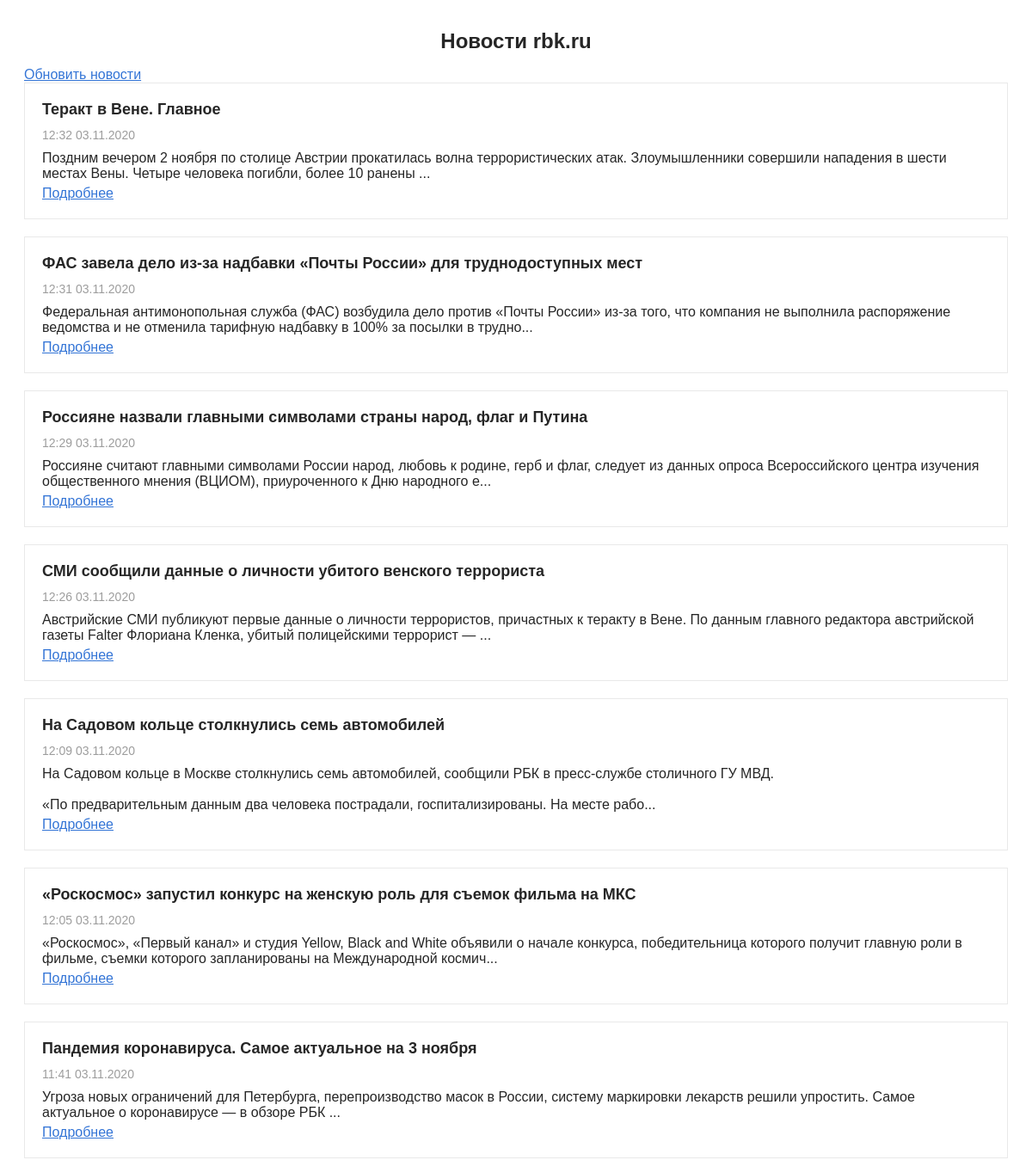
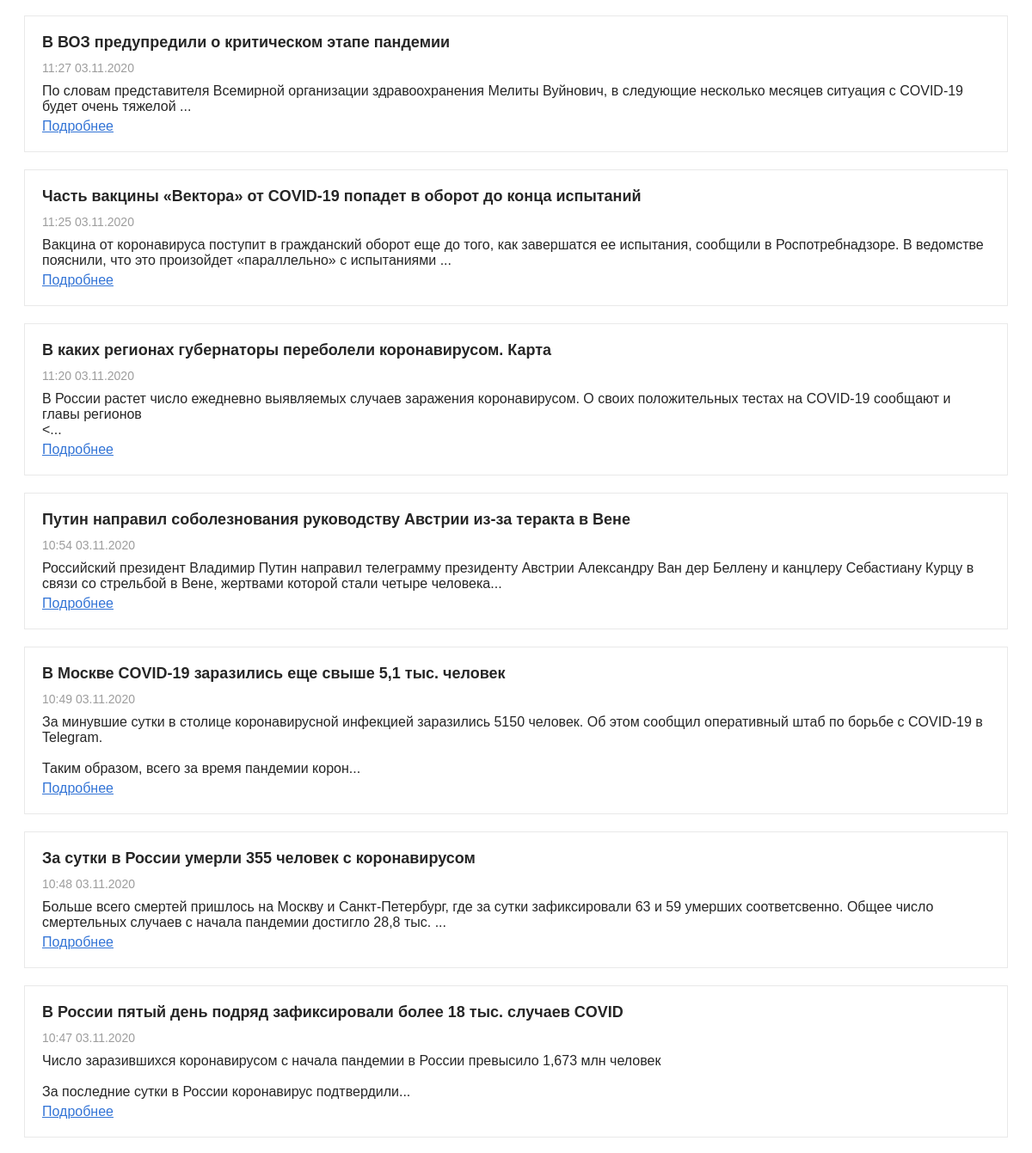
The page / on the database its author committed (2 pictures, top to bottom).
### tables this page shows
CREATE TABLE `posts` (
  `id` varchar(255) NOT NULL,
  `base_link` text NOT NULL,
  `text` text NOT NULL,
  `image` text,
  `title` varchar(255) NOT NULL,
  `date` varchar(255) DEFAULT NULL,
  PRIMARY KEY (`id`),
  UNIQUE KEY `id_UNIQUE` (`id`)
);

### NewsController.php (called while the page is built, shortened)
<?php
class NewsController
{
    public static function getNews()
    {
        $news = self::getNewsFromDB();
        foreach ($news as $key => $oneNews) {
            $news[$key]['preview_text'] = (mb_strlen($oneNews['text'], 'utf-8') <= 200)
                ? $oneNews['text']
                : mb_strimwidth($oneNews['text'], 0, 200, "...");
        }
        uasort($news, function ($post1, $post2) {
            return $post2['date'] <=> $post1['date'];
        });
        return $news;
    }
    private static function getNewsFromDB($arParams = array())
    {
        $sql = "SELECT * FROM posts";
        $result = DBController::Query($sql);
        $returnNews = [];
        while ($news = $result->fetch_assoc()) {
            $returnNews[$news['id']] = $news;
        }
        return $returnNews;
    }
}

### DBController.php (called while the page is built, shortened)
<?php
class DBController
{
    private static $connection = null;
    private static function connectToDB()
    {
        self::$connection = new mysqli(self::HOST, self::USER, self::PASSWORD, self::DB_NAME);
    }
    public static function Query($sql)
    {
        if (!$result = self::$connection->query($sql)) {
            return false;
        }
        return $result;
    }
    public static function closeConnection()
    {
        if (!is_null(self::$connection)) {
            self::$connection = null;
        }
    }
}

### index.php (the view, shortened to what this page needs)
<?php
include_once $_SERVER['DOCUMENT_ROOT'] . "/includes/header.php";
$allNews = NewsController::getNews();
?>
<div class="news">
    <h1 class="news__header">Новости rbk.ru</h1>
    <a href="javascript:void(0)" class="news__update">Обновить новости</a>
    <?php if (empty($allNews)): ?>
        <p class="news__empty">К сожалению, новостей нет</p>
    <?php else: ?>
        <?php foreach ($allNews as $key => $news): ?>
            <div class="news__block">
                <h2 class="news__title"><?= $news['title'] ?></h2>
                <span class="news__date"><?= $news['date'] ?></span>
                <div class="news__text"><?= $news['preview_text'] ?></div>
                <a href="/news/<?= $key ?>/" class="news__more">Подробнее</a>
            </div>
        <?php endforeach;?>
    <?php endif; ?>
</div>
<?php
include_once $_SERVER['DOCUMENT_ROOT'] . "/includes/footer.php";

### includes/header.php (shortened to what this page needs)
<?php
require_once $_SERVER['DOCUMENT_ROOT'] . "/DBController.php";
require_once $_SERVER['DOCUMENT_ROOT'] . "/NewsController.php";
?>
<!doctype html>
<html lang="ru">
<head>
    <link rel="stylesheet" href="/static/css/style.css">
</head>
<body>

### includes/footer.php (shortened to what this page needs)
</body>
</html>

### static/css/style.css (style rules this page uses)
* { font-family: sans-serif; font-size: 16px; font-weight: normal; font-style: normal; color: #262626; }
a { color: #0052CC; opacity: .8; }
.news, .news_one { padding: 10px 20px; }
.news__header, .news_one__title { text-align: center; font-weight: bold; font-size: 24px; }
.news__block { margin-bottom: 20px; border: 1px solid #e9e9e9; padding: 20px; }
.news__block:last-of-type { margin-bottom: 0; }
.news__title { font-size: 18px; font-weight: bold; margin-top: 0; margin-bottom: 10px; }
.news__date { font-size: 14px; color: #9d9d9d; display: inline-block; margin-bottom: 10px; }
.news__text { margin-bottom: 5px; }

### rows shown on the page
posts: title "Теракт в Вене. Главное", date "12:32 03.11.2020", preview_text "Поздним вечером 2 ноября по столице Австрии прокатилась волна террористических атак. Злоумышленники совершили нападения в шести местах Вены. Четыре человека погибли, более 10 ранены ..."
posts: title "ФАС завела дело из-за надбавки «Почты России» для труднодоступных мест", date "12:31 03.11.2020", preview_text "Федеральная антимонопольная служба (ФАС) возбудила дело против «Почты России» из-за того, что компания не выполнила распоряжение ведомства и не отменила тарифную надбавку в 100% за посылки в трудно..."
posts: title "Россияне назвали главными символами страны народ, флаг и Путина", date "12:29 03.11.2020", preview_text "Россияне считают главными символами России народ, любовь к родине, герб и флаг, следует из данных опроса Всероссийского центра изучения общественного мнения (ВЦИОМ), приуроченного к Дню народного е..."
posts: title "СМИ сообщили данные о личности убитого венского террориста", date "12:26 03.11.2020", preview_text "Австрийские СМИ публикуют первые данные о личности террористов, причастных к теракту в Вене. По данным главного редактора австрийской газеты Falter Флориана Кленка, убитый полицейскими террорист — ..."
posts: title "На Садовом кольце столкнулись семь автомобилей", date "12:09 03.11.2020", preview_text "На Садовом кольце в Москве столкнулись семь автомобилей, сообщили РБК в пресс-службе столичного ГУ МВД. «По предварительным данным два человека пострадали, госпитализированы. На месте рабо..."
posts: title "«Роскосмос» запустил конкурс на женскую роль для съемок фильма на МКС", date "12:05 03.11.2020", preview_text "«Роскосмос», «Первый канал» и студия Yellow, Black and White объявили о начале конкурса, победительница которого получит главную роли в фильме, съемки которого запланированы на Международной космич..."
posts: title "Пандемия коронавируса. Самое актуальное на 3 ноября", date "11:41 03.11.2020", preview_text "Угроза новых ограничений для Петербурга, перепроизводство масок в России, систему маркировки лекарств решили упростить. Самое актуальное о коронавирусе — в обзоре РБК ..."
posts: title "В ВОЗ предупредили о критическом этапе пандемии", date "11:27 03.11.2020", preview_text "По словам представителя Всемирной организации здравоохранения Мелиты Вуйнович, в следующие несколько месяцев ситуация с COVID-19 будет очень тяжелой ..."
posts: title "Часть вакцины «Вектора» от COVID-19 попадет в оборот до конца испытаний", date "11:25 03.11.2020", preview_text "Вакцина от коронавируса поступит в гражданский оборот еще до того, как завершатся ее испытания, сообщили в Роспотребнадзоре. В ведомстве пояснили, что это произойдет «параллельно» с испытаниями ..."
posts: title "В каких регионах губернаторы переболели коронавирусом. Карта", date "11:20 03.11.2020", preview_text "В России растет число ежедневно выявляемых случаев заражения коронавирусом. О своих положительных тестах на COVID-19 сообщают и главы регионов <..."
posts: title "Путин направил соболезнования руководству Австрии из-за теракта в Вене", date "10:54 03.11.2020", preview_text "Российский президент Владимир Путин направил телеграмму президенту Австрии Александру Ван дер Беллену и канцлеру Себастиану Курцу в связи со стрельбой в Вене, жертвами которой стали четыре человека..."
posts: title "В Москве COVID-19 заразились еще свыше 5,1 тыс. человек", date "10:49 03.11.2020", preview_text "За минувшие сутки в столице коронавирусной инфекцией заразились 5150 человек. Об этом сообщил оперативный штаб по борьбе с COVID-19 в Telegram. Таким образом, всего за время пандемии корон..."
posts: title "За сутки в России умерли 355 человек с коронавирусом", date "10:48 03.11.2020", preview_text "Больше всего смертей пришлось на Москву и Санкт-Петербург, где за сутки зафиксировали 63 и 59 умерших соответсвенно. Общее число смертельных случаев с начала пандемии достигло 28,8 тыс. ..."
posts: title "В России пятый день подряд зафиксировали более 18 тыс. случаев COVID", date "10:47 03.11.2020", preview_text "Число заразившихся коронавирусом с начала пандемии в России превысило 1,673 млн человек За последние сутки в России коронавирус подтвердили..."
